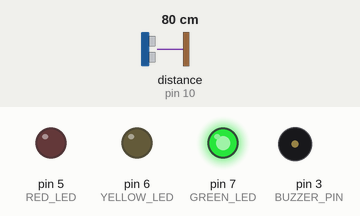
This sketch was run on a simulated Arduino Uno, built with avr-gcc and run on an emulated ATmega328P. Parts: output pins drawn as LEDs (lit = HIGH), buzzer (waves = sounding). Wiring (inferred from the names in the program): ultrasonic range finder: trigger pin 9; echo pin 10. Dashed ring = blinking. Inputs (shaded band) come from the test bench; at power-on: distance to the obstacle (sensor on pin 10) 80 cm. The echo pulse lasts 58.3 µs per cm; pins used as bus, display or sensor lines are not drawn; what the sketch prints to the serial monitor is not drawn.

Above: at 1.2 s.
1.3 s: distance to the obstacle (sensor on pin 10) set to 55 cm
2.8 s: distance to the obstacle (sensor on pin 10) set to 48 cm
At 3.2 s:
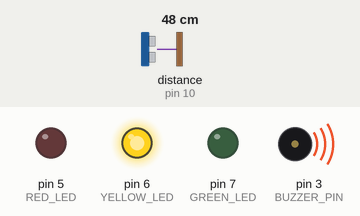
5.8 s: distance to the obstacle (sensor on pin 10) set to 23 cm
8.8 s: distance to the obstacle (sensor on pin 10) set to 18 cm
At 8.93 s:
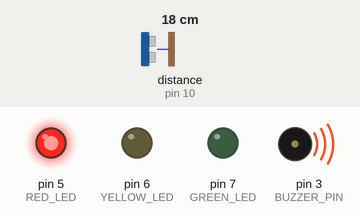
11.8 s: distance to the obstacle (sensor on pin 10) set to 12 cm
14.8 s: distance to the obstacle (sensor on pin 10) set to 9 cm
At 15.11 s:
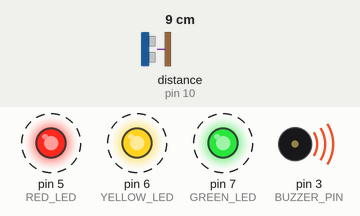
Timing chart, 0 to 18.8 s (numbered marks = the images above; inputs shaded):
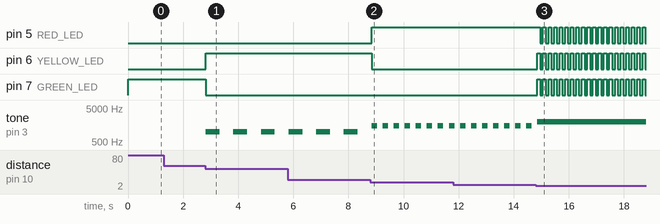

Measured:
- the behaviour switches between 51 and 50 cm on distance to the obstacle (sensor on pin 10) (found by bisection; images 0 and 1)
- the behaviour switches between 21 and 20 cm on distance to the obstacle (sensor on pin 10) (found by bisection; images 1 and 2)
- the behaviour switches between 11 and 10 cm on distance to the obstacle (sensor on pin 10) (found by bisection; images 2 and 3)
- after the input at 1.3 s, every drawn part: stays the same
- after the input at 2.8 s, pin 6 (YELLOW_LED): LOW → HIGH at once; pin 7 (GREEN_LED): HIGH → LOW at once; tone on pin 3 (BUZZER_PIN): alternates 1000 Hz for 0.50 s and silent for 0.50 s, starting at once
- after the input at 8.8 s, pin 5 (RED_LED): LOW → HIGH at once; pin 6 (YELLOW_LED): HIGH → LOW at once; tone on pin 3 (BUZZER_PIN): alternates 1500 Hz for 0.20 s and silent for 0.20 s, starting at once
- after the input at 14.8 s, pin 5 (RED_LED): alternates HIGH for 0.10 s and LOW for 0.10 s, starting after 0.16 s; pin 6 (YELLOW_LED), pin 7 (GREEN_LED): alternates HIGH for 0.10 s and LOW for 0.10 s, starting after 0.06 s

The sketch:

parking_sensor.ino
```cpp
const int TRIG_PIN = 9;
const int ECHO_PIN = 10;
const int RED_LED = 5;
const int YELLOW_LED = 6;
const int GREEN_LED = 7;
const int BUZZER_PIN = 3;

void setup() {
  Serial.begin(9600);
  pinMode(TRIG_PIN, OUTPUT);
  pinMode(ECHO_PIN, INPUT);
  pinMode(RED_LED, OUTPUT);
  pinMode(YELLOW_LED, OUTPUT);
  pinMode(GREEN_LED, OUTPUT);
  pinMode(BUZZER_PIN, OUTPUT);
}

void loop() {
  // Trigger Ultrasonic Sensor pulse
  digitalWrite(TRIG_PIN, LOW);
  delayMicroseconds(2);
  digitalWrite(TRIG_PIN, HIGH);
  delayMicroseconds(10);
  digitalWrite(TRIG_PIN, LOW);

  // Read echo duration
  long duration = pulseIn(ECHO_PIN, HIGH);

  // Calculate distance using the given formula
  float distance = (duration * 0.034) / 2;

  // Condition 1: Distance > 50cm (SAFE)
  if (distance > 50) {
    Serial.println("SAFE");
    digitalWrite(GREEN_LED, HIGH);
    digitalWrite(YELLOW_LED, LOW);
    digitalWrite(RED_LED, LOW);
    noTone(BUZZER_PIN);
    delay(100); // Small stability delay
  }
  // Condition 2: Distance 20cm to 50cm (Yellow LED + 500ms Beep)
  else if (distance >= 20 && distance <= 50) {
    digitalWrite(GREEN_LED, LOW);
    digitalWrite(YELLOW_LED, HIGH);
    digitalWrite(RED_LED, LOW);

    tone(BUZZER_PIN, 1000);
    delay(500);
    noTone(BUZZER_PIN);
    delay(500);
  }
  // Condition 3: Distance 10cm to 20cm (Red LED + 200ms Beep)
  else if (distance >= 10 && distance < 20) {
    digitalWrite(GREEN_LED, LOW);
    digitalWrite(YELLOW_LED, LOW);
    digitalWrite(RED_LED, HIGH);

    tone(BUZZER_PIN, 1500);
    delay(200);
    noTone(BUZZER_PIN);
    delay(200);
  }
  // Condition 4: Distance < 10cm (Rapid Flash + Continuous Buzzer)
  else if (distance < 10) {
    tone(BUZZER_PIN, 2000); // Continuous sound

    // Rapid flashing using short delays
    digitalWrite(RED_LED, HIGH);
    digitalWrite(YELLOW_LED, HIGH);
    digitalWrite(GREEN_LED, HIGH);
    delay(100);

    digitalWrite(RED_LED, LOW);
    digitalWrite(YELLOW_LED, LOW);
    digitalWrite(GREEN_LED, LOW);
    delay(100);
  }
}
```
